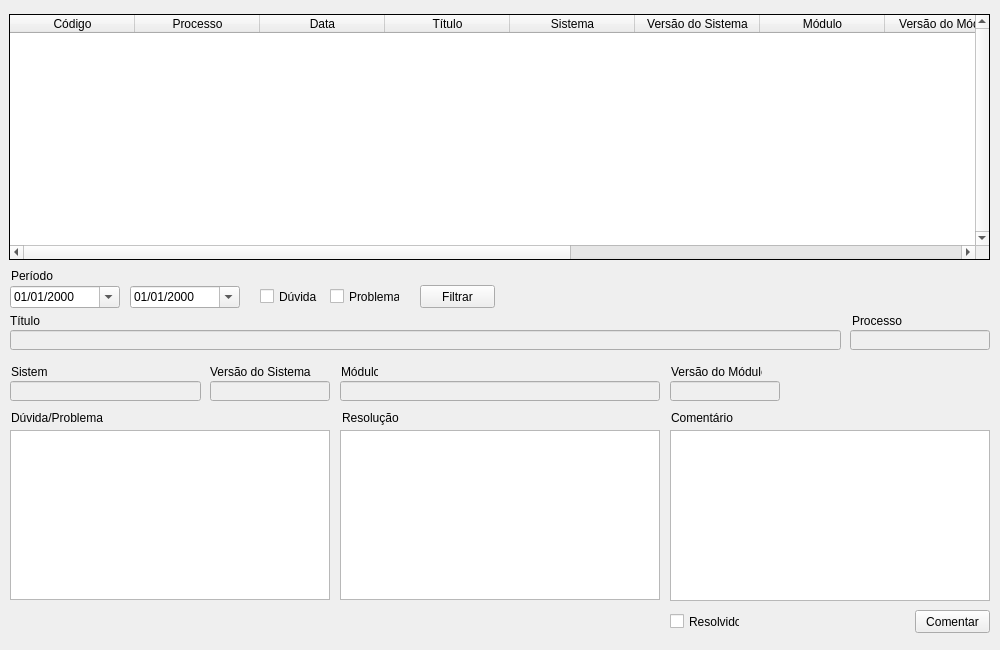
<?xml version="1.0" encoding="UTF-8"?>
<ui version="4.0">
 <class>TEste</class>
 <widget class="QWidget" name="TEste">
  <property name="geometry">
   <rect>
    <x>0</x>
    <y>0</y>
    <width>1000</width>
    <height>650</height>
   </rect>
  </property>
  <property name="minimumSize">
   <size>
    <width>1000</width>
    <height>650</height>
   </size>
  </property>
  <property name="maximumSize">
   <size>
    <width>1000</width>
    <height>650</height>
   </size>
  </property>
  <property name="windowTitle">
   <string>Dicas Shop</string>
  </property>
  <property name="windowIcon">
   <iconset>
    <normaloff>alterdata.png</normaloff>alterdata.png</iconset>
  </property>
  <property name="autoFillBackground">
   <bool>false</bool>
  </property>
  <widget class="QTableWidget" name="tableWidget">
   <property name="enabled">
    <bool>true</bool>
   </property>
   <property name="geometry">
    <rect>
     <x>9</x>
     <y>14</y>
     <width>981</width>
     <height>246</height>
    </rect>
   </property>
   <property name="font">
    <font>
     <weight>50</weight>
     <bold>false</bold>
     <strikeout>false</strikeout>
     <kerning>true</kerning>
    </font>
   </property>
   <property name="frameShape">
    <enum>QFrame::Panel</enum>
   </property>
   <property name="frameShadow">
    <enum>QFrame::Plain</enum>
   </property>
   <property name="lineWidth">
    <number>1</number>
   </property>
   <property name="midLineWidth">
    <number>1</number>
   </property>
   <property name="verticalScrollBarPolicy">
    <enum>Qt::ScrollBarAlwaysOn</enum>
   </property>
   <property name="horizontalScrollBarPolicy">
    <enum>Qt::ScrollBarAlwaysOn</enum>
   </property>
   <property name="sizeAdjustPolicy">
    <enum>QAbstractScrollArea::AdjustToContentsOnFirstShow</enum>
   </property>
   <property name="editTriggers">
    <set>QAbstractItemView::NoEditTriggers</set>
   </property>
   <property name="tabKeyNavigation">
    <bool>false</bool>
   </property>
   <property name="showDropIndicator" stdset="0">
    <bool>false</bool>
   </property>
   <property name="dragDropOverwriteMode">
    <bool>false</bool>
   </property>
   <property name="alternatingRowColors">
    <bool>true</bool>
   </property>
   <property name="selectionMode">
    <enum>QAbstractItemView::ExtendedSelection</enum>
   </property>
   <property name="selectionBehavior">
    <enum>QAbstractItemView::SelectRows</enum>
   </property>
   <property name="textElideMode">
    <enum>Qt::ElideMiddle</enum>
   </property>
   <property name="showGrid">
    <bool>true</bool>
   </property>
   <property name="gridStyle">
    <enum>Qt::SolidLine</enum>
   </property>
   <property name="sortingEnabled">
    <bool>false</bool>
   </property>
   <property name="wordWrap">
    <bool>true</bool>
   </property>
   <property name="cornerButtonEnabled">
    <bool>false</bool>
   </property>
   <attribute name="horizontalHeaderVisible">
    <bool>true</bool>
   </attribute>
   <attribute name="horizontalHeaderCascadingSectionResizes">
    <bool>true</bool>
   </attribute>
   <attribute name="horizontalHeaderMinimumSectionSize">
    <number>10</number>
   </attribute>
   <attribute name="horizontalHeaderDefaultSectionSize">
    <number>125</number>
   </attribute>
   <attribute name="horizontalHeaderHighlightSections">
    <bool>false</bool>
   </attribute>
   <attribute name="horizontalHeaderShowSortIndicator" stdset="0">
    <bool>false</bool>
   </attribute>
   <attribute name="horizontalHeaderStretchLastSection">
    <bool>false</bool>
   </attribute>
   <attribute name="verticalHeaderVisible">
    <bool>false</bool>
   </attribute>
   <attribute name="verticalHeaderMinimumSectionSize">
    <number>10</number>
   </attribute>
   <attribute name="verticalHeaderDefaultSectionSize">
    <number>10</number>
   </attribute>
   <attribute name="verticalHeaderHighlightSections">
    <bool>true</bool>
   </attribute>
   <column>
    <property name="text">
     <string>Código</string>
    </property>
   </column>
   <column>
    <property name="text">
     <string>Processo</string>
    </property>
   </column>
   <column>
    <property name="text">
     <string>Data</string>
    </property>
   </column>
   <column>
    <property name="text">
     <string>Título</string>
    </property>
   </column>
   <column>
    <property name="text">
     <string>Sistema</string>
    </property>
   </column>
   <column>
    <property name="text">
     <string>Versão do Sistema</string>
    </property>
   </column>
   <column>
    <property name="text">
     <string>Módulo</string>
    </property>
   </column>
   <column>
    <property name="text">
     <string>Versão do Módulo</string>
    </property>
   </column>
   <column>
    <property name="text">
     <string>Tipo da Dica</string>
    </property>
   </column>
   <column>
    <property name="text">
     <string>Dúvida/Problema</string>
    </property>
   </column>
   <column>
    <property name="text">
     <string>Resolução</string>
    </property>
   </column>
   <column>
    <property name="text">
     <string>Comentário</string>
    </property>
   </column>
  </widget>
  <widget class="QLabel" name="label">
   <property name="geometry">
    <rect>
     <x>11</x>
     <y>364</y>
     <width>37</width>
     <height>16</height>
    </rect>
   </property>
   <property name="text">
    <string>Sistema</string>
   </property>
  </widget>
  <widget class="QLineEdit" name="sistema">
   <property name="enabled">
    <bool>false</bool>
   </property>
   <property name="geometry">
    <rect>
     <x>10</x>
     <y>381</y>
     <width>191</width>
     <height>20</height>
    </rect>
   </property>
   <property name="maximumSize">
    <size>
     <width>200</width>
     <height>24</height>
    </size>
   </property>
   <property name="font">
    <font>
     <weight>75</weight>
     <bold>true</bold>
    </font>
   </property>
  </widget>
  <widget class="QLabel" name="label_2">
   <property name="geometry">
    <rect>
     <x>341</x>
     <y>364</y>
     <width>37</width>
     <height>16</height>
    </rect>
   </property>
   <property name="text">
    <string>Módulo</string>
   </property>
  </widget>
  <widget class="QLineEdit" name="modulo">
   <property name="enabled">
    <bool>false</bool>
   </property>
   <property name="geometry">
    <rect>
     <x>340</x>
     <y>381</y>
     <width>320</width>
     <height>20</height>
    </rect>
   </property>
   <property name="minimumSize">
    <size>
     <width>320</width>
     <height>0</height>
    </size>
   </property>
   <property name="maximumSize">
    <size>
     <width>320</width>
     <height>24</height>
    </size>
   </property>
   <property name="font">
    <font>
     <weight>75</weight>
     <bold>true</bold>
    </font>
   </property>
  </widget>
  <widget class="QLabel" name="label_3">
   <property name="geometry">
    <rect>
     <x>671</x>
     <y>364</y>
     <width>91</width>
     <height>16</height>
    </rect>
   </property>
   <property name="text">
    <string>Versão do Módulo</string>
   </property>
  </widget>
  <widget class="QLineEdit" name="verModulo">
   <property name="enabled">
    <bool>false</bool>
   </property>
   <property name="geometry">
    <rect>
     <x>670</x>
     <y>381</y>
     <width>110</width>
     <height>20</height>
    </rect>
   </property>
   <property name="maximumSize">
    <size>
     <width>200</width>
     <height>24</height>
    </size>
   </property>
   <property name="font">
    <font>
     <weight>75</weight>
     <bold>true</bold>
    </font>
   </property>
  </widget>
  <widget class="QLabel" name="label_4">
   <property name="geometry">
    <rect>
     <x>210</x>
     <y>364</y>
     <width>131</width>
     <height>16</height>
    </rect>
   </property>
   <property name="text">
    <string>Versão do Sistema</string>
   </property>
  </widget>
  <widget class="QLineEdit" name="verSistema">
   <property name="enabled">
    <bool>false</bool>
   </property>
   <property name="geometry">
    <rect>
     <x>210</x>
     <y>381</y>
     <width>120</width>
     <height>20</height>
    </rect>
   </property>
   <property name="maximumSize">
    <size>
     <width>200</width>
     <height>24</height>
    </size>
   </property>
   <property name="font">
    <font>
     <weight>75</weight>
     <bold>true</bold>
    </font>
   </property>
  </widget>
  <widget class="QLineEdit" name="titulo">
   <property name="enabled">
    <bool>false</bool>
   </property>
   <property name="geometry">
    <rect>
     <x>10</x>
     <y>330</y>
     <width>831</width>
     <height>20</height>
    </rect>
   </property>
   <property name="maximumSize">
    <size>
     <width>5000</width>
     <height>20</height>
    </size>
   </property>
   <property name="font">
    <font>
     <weight>75</weight>
     <bold>true</bold>
    </font>
   </property>
  </widget>
  <widget class="QLabel" name="label_5">
   <property name="geometry">
    <rect>
     <x>10</x>
     <y>313</y>
     <width>131</width>
     <height>16</height>
    </rect>
   </property>
   <property name="text">
    <string>Título</string>
   </property>
  </widget>
  <widget class="QTextBrowser" name="duvidaProblema">
   <property name="enabled">
    <bool>true</bool>
   </property>
   <property name="geometry">
    <rect>
     <x>10</x>
     <y>430</y>
     <width>320</width>
     <height>170</height>
    </rect>
   </property>
  </widget>
  <widget class="QTextBrowser" name="resolucao">
   <property name="enabled">
    <bool>true</bool>
   </property>
   <property name="geometry">
    <rect>
     <x>340</x>
     <y>430</y>
     <width>320</width>
     <height>170</height>
    </rect>
   </property>
   <property name="html">
    <string>&lt;!DOCTYPE HTML PUBLIC &quot;-//W3C//DTD HTML 4.0//EN&quot; &quot;http://www.w3.org/TR/REC-html40/strict.dtd&quot;&gt;
&lt;html&gt;&lt;head&gt;&lt;meta name=&quot;qrichtext&quot; content=&quot;1&quot; /&gt;&lt;style type=&quot;text/css&quot;&gt;
p, li { white-space: pre-wrap; }
&lt;/style&gt;&lt;/head&gt;&lt;body style=&quot; font-family:'MS Shell Dlg 2'; font-size:8.25pt; font-weight:400; font-style:normal;&quot;&gt;
&lt;p style=&quot;-qt-paragraph-type:empty; margin-top:0px; margin-bottom:0px; margin-left:0px; margin-right:0px; -qt-block-indent:0; text-indent:0px;&quot;&gt;&lt;br /&gt;&lt;/p&gt;&lt;/body&gt;&lt;/html&gt;</string>
   </property>
  </widget>
  <widget class="QLabel" name="label_6">
   <property name="geometry">
    <rect>
     <x>11</x>
     <y>410</y>
     <width>190</width>
     <height>16</height>
    </rect>
   </property>
   <property name="text">
    <string>Dúvida/Problema</string>
   </property>
  </widget>
  <widget class="QLabel" name="label_7">
   <property name="geometry">
    <rect>
     <x>342</x>
     <y>410</y>
     <width>190</width>
     <height>16</height>
    </rect>
   </property>
   <property name="text">
    <string>Resolução</string>
   </property>
  </widget>
  <widget class="QLabel" name="label_8">
   <property name="geometry">
    <rect>
     <x>671</x>
     <y>410</y>
     <width>270</width>
     <height>16</height>
    </rect>
   </property>
   <property name="text">
    <string>Comentário</string>
   </property>
  </widget>
  <widget class="QPushButton" name="comentar">
   <property name="geometry">
    <rect>
     <x>915</x>
     <y>610</y>
     <width>75</width>
     <height>23</height>
    </rect>
   </property>
   <property name="text">
    <string>Comentar</string>
   </property>
  </widget>
  <widget class="QCheckBox" name="checkBox">
   <property name="geometry">
    <rect>
     <x>670</x>
     <y>613</y>
     <width>70</width>
     <height>17</height>
    </rect>
   </property>
   <property name="text">
    <string>Resolvido</string>
   </property>
  </widget>
  <widget class="QPlainTextEdit" name="comentario">
   <property name="geometry">
    <rect>
     <x>670</x>
     <y>430</y>
     <width>320</width>
     <height>171</height>
    </rect>
   </property>
  </widget>
  <widget class="QLabel" name="label_processo">
   <property name="geometry">
    <rect>
     <x>852</x>
     <y>313</y>
     <width>140</width>
     <height>16</height>
    </rect>
   </property>
   <property name="text">
    <string>Processo</string>
   </property>
  </widget>
  <widget class="QLineEdit" name="processo">
   <property name="enabled">
    <bool>false</bool>
   </property>
   <property name="geometry">
    <rect>
     <x>850</x>
     <y>330</y>
     <width>140</width>
     <height>20</height>
    </rect>
   </property>
   <property name="maximumSize">
    <size>
     <width>5000</width>
     <height>20</height>
    </size>
   </property>
   <property name="font">
    <font>
     <weight>75</weight>
     <bold>true</bold>
    </font>
   </property>
  </widget>
  <widget class="QDateEdit" name="dtInicial">
   <property name="geometry">
    <rect>
     <x>10</x>
     <y>286</y>
     <width>110</width>
     <height>22</height>
    </rect>
   </property>
   <property name="displayFormat">
    <string notr="true">dd/MM/yyyy</string>
   </property>
   <property name="calendarPopup">
    <bool>true</bool>
   </property>
  </widget>
  <widget class="QDateEdit" name="dtFinal">
   <property name="geometry">
    <rect>
     <x>130</x>
     <y>286</y>
     <width>110</width>
     <height>22</height>
    </rect>
   </property>
   <property name="displayFormat">
    <string notr="true">dd/MM/yyyy</string>
   </property>
   <property name="calendarPopup">
    <bool>true</bool>
   </property>
  </widget>
  <widget class="QCheckBox" name="duvidaCheck">
   <property name="geometry">
    <rect>
     <x>260</x>
     <y>288</y>
     <width>70</width>
     <height>17</height>
    </rect>
   </property>
   <property name="text">
    <string>Dúvida</string>
   </property>
  </widget>
  <widget class="QCheckBox" name="problemaCheck">
   <property name="geometry">
    <rect>
     <x>330</x>
     <y>288</y>
     <width>70</width>
     <height>17</height>
    </rect>
   </property>
   <property name="text">
    <string>Problema</string>
   </property>
  </widget>
  <widget class="QLabel" name="label_9">
   <property name="geometry">
    <rect>
     <x>11</x>
     <y>269</y>
     <width>47</width>
     <height>13</height>
    </rect>
   </property>
   <property name="text">
    <string>Período</string>
   </property>
  </widget>
  <widget class="QPushButton" name="filtrar">
   <property name="geometry">
    <rect>
     <x>420</x>
     <y>285</y>
     <width>75</width>
     <height>23</height>
    </rect>
   </property>
   <property name="text">
    <string>Filtrar</string>
   </property>
  </widget>
 </widget>
 <resources/>
 <connections/>
</ui>
